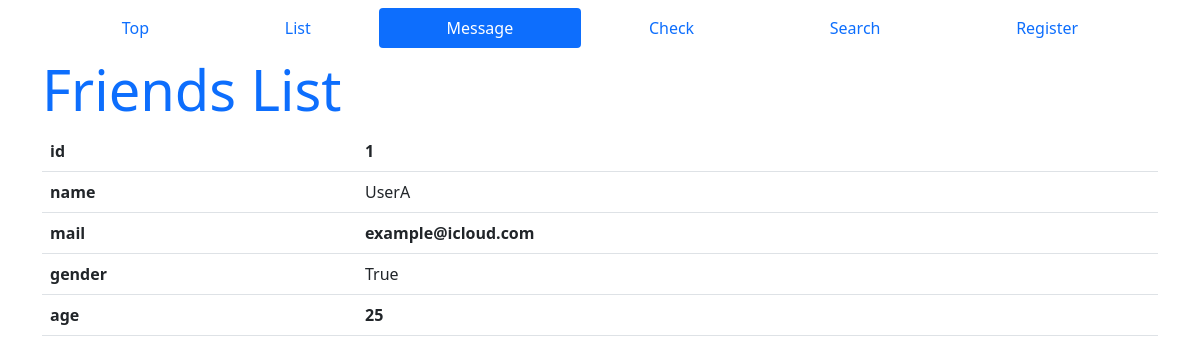
/database_app/detail/1, run on the app's committed database.
### database_app/models.py (models this page shows, shortened)
class Friend(models.Model):
    name = models.CharField(max_length=100,
                            validators=[number_only])
    mail = models.EmailField(max_length=200,
                             validators=[EmailValidator()])
    gender = models.BooleanField()
    age = models.IntegerField(validators=[
        MinValueValidator(0),
        MaxValueValidator(150)])
    birthday = models.DateField()

### database_app/views.py (the view)
# urls.py: path('detail/<int:pk>', FriendDetail.as_view()),
class FriendDetail(DetailView):
    model = Friend

### database_app/templates/database_app/friend_detail.html (shortened to what this page needs)
{% load static %}
<!DOCTYPE html>
<html lang="ja">
<head>
    <link href="https://cdn.jsdelivr.net/npm/bootstrap@5.0.0-beta1/dist/css/bootstrap.min.css" rel="stylesheet"
>
</head>
<body class="container">
    <header class="container">
        <nav class="nav nav-pills nav-fill my-2">
            <a class="nav-link" aria-current="page" href="/">Top</a>
            <a class="nav-link" href="/database_app">List</a>
            <a class="nav-link active" href="database_app/message">Message</a>
            <a class="nav-link" href="/database_app/check">Check</a>
            <a class="nav-link" href="/database_app/find">Search</a>
            <a class="nav-link" href="/admin">Register</a>
        </nav>
    </header>
    <h1 class="display-4 text-primary">Friends List</h1>
    <table class="table">
        <tr>
            <th>id</th>
            <th>{{ object.id }}</th>
        </tr>
        <tr>
            <th>name</th>
            <td>{{ object.name }}</td>
        </tr>
        <tr>
            <th>mail</th>
            <th>{{ object.mail }}</th>
        </tr>
        <tr>
            <th>gender</th>
            <td>{{ object.gender }}</td>
        </tr>
        <tr>
            <th>age</th>
            <th>{{ object.age }}</th>
        </tr>
    </table>
</body>
</html>

### data on the page
Friend: id "1", name "UserA", mail "example@icloud.com", gender "True", age "25"
